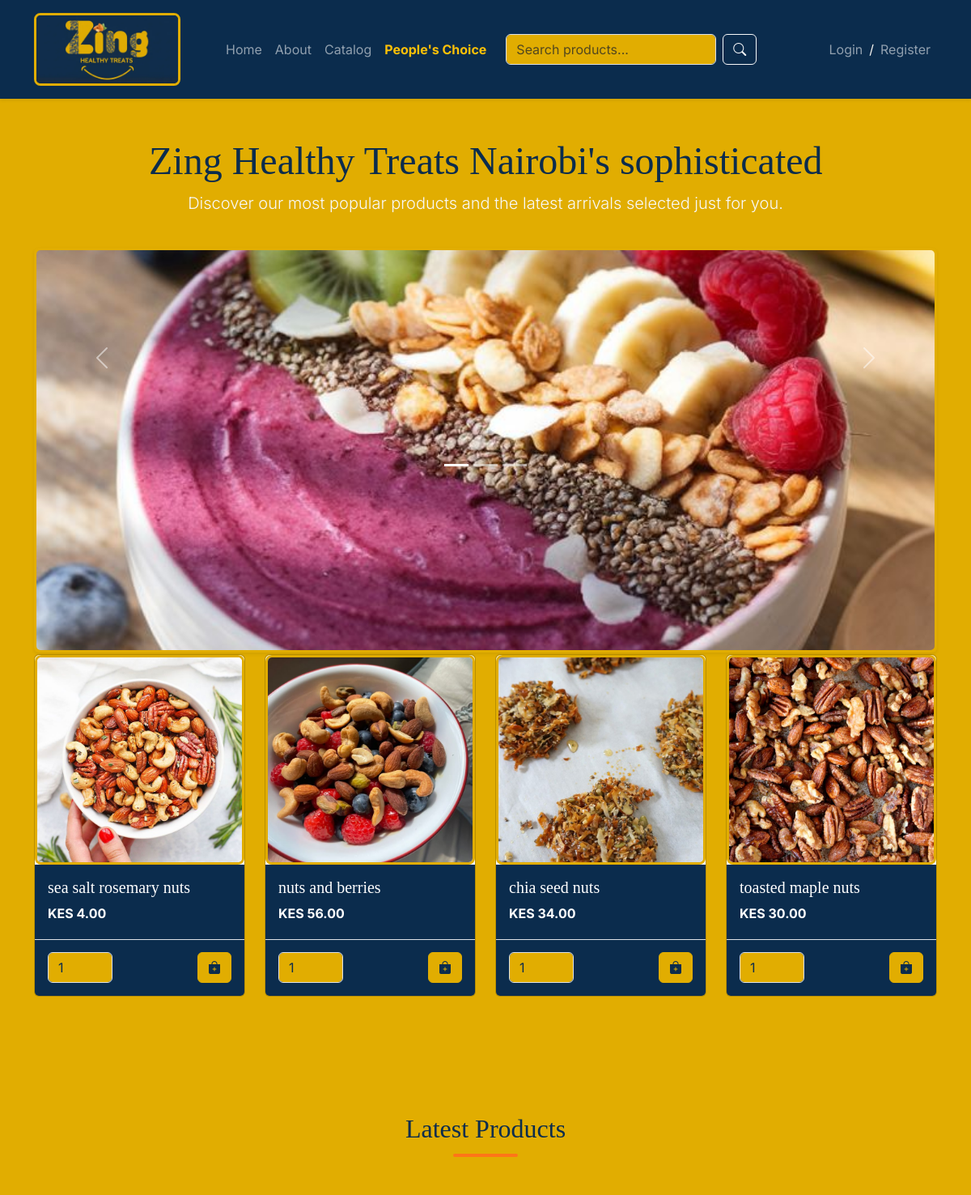
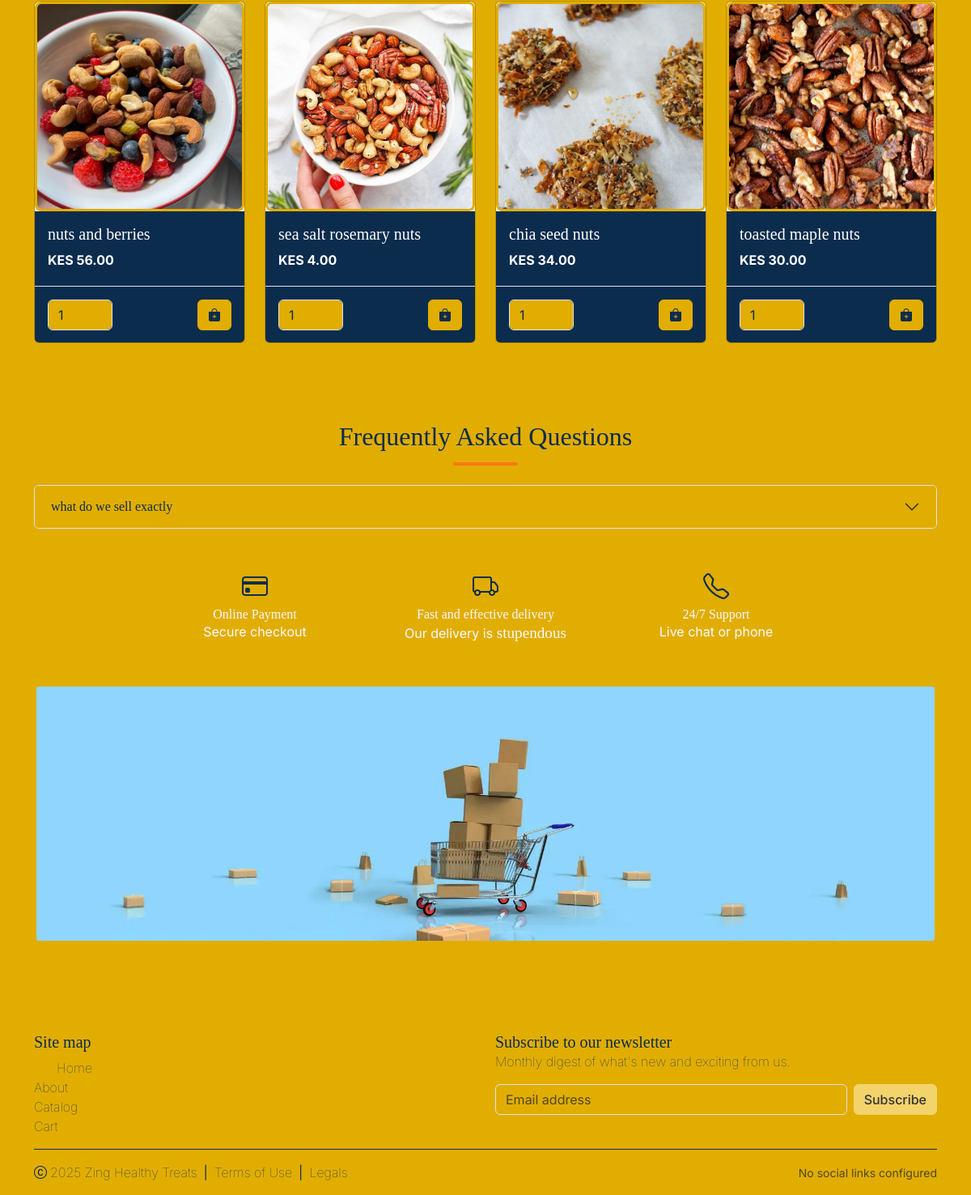
The page / on the database its author committed (2 pictures, top to bottom).
### app/models.py (models this page shows)
class CarouselImage(db.Model):
    id = db.Column(db.Integer, primary_key=True)
    image_filename = db.Column(db.String(128), nullable=False)
    created_at = db.Column(db.DateTime, default=datetime.utcnow)

class ProductImage(db.Model):
    id = db.Column(db.Integer, primary_key=True)
    product_id = db.Column(db.Integer, db.ForeignKey("product.id"), nullable=False)
    image_filename = db.Column(db.String(128), nullable=False)
    is_primary = db.Column(db.Boolean, default=False)

class Product(db.Model):
    id = db.Column(db.Integer, primary_key=True)
    date_added = db.Column(db.DateTime, nullable=False, default=datetime.utcnow)
    title = db.Column(db.String(100), nullable=False)
    description = db.Column(db.Text, nullable=False)
    image = db.Column(db.String(128), nullable=False, default="default_product.webp")
    price = db.Column(db.Float, nullable=False)
    quantity = db.Column(db.Integer, nullable=False, default=0)
    category_id = db.Column(db.Integer, db.ForeignKey("category.id"), nullable=True)
    is_peoples_choice = db.Column(db.Boolean, default=False)
    images = db.relationship("ProductImage", backref="product", lazy=True, cascade="all, delete-orphan")

class FAQ(db.Model):
    id = db.Column(db.Integer, primary_key=True)
    question = db.Column(db.String(255), nullable=False)
    answer = db.Column(db.Text, nullable=False)

### app/app.py (the view)
    @app.route("/")
    def index():
        carousel_images = CarouselImage.query.order_by(CarouselImage.created_at.desc()).all()
        faqs = FAQ.query.all()
        return render_template("main/index.html", title="Home", carousel_images=carousel_images, faqs=faqs)

### templates/main/index.html (shortened to what this page needs)
{% extends "base.html" %}
{% block content %}
<section class="mb-3" data-aos="fade-up">
    <div class="text-center">
        <h2 class="display-5 kinetic-text">Zing Healthy Treats Nairobi's sophisticated</h2>
    </div>
    <p class="lead text-center text-light" data-aos="fade-up" data-aos-delay="100">Discover our most popular products
        and the latest arrivals selected just for
        you.</p>
</section>
<section id="carousel" class="carousel slide mb-5 py-4" data-bs-ride="carousel" style="z-index: 1;">
    <div class="carousel-inner rounded shadow-sm">
        {% for image in carousel_images %}
        <div class="carousel-item {% if loop.first %}active{% endif %}">
            <img class="d-block w-100 object-fit-cover" style="height: 500px;"
                src="{{ url_for('static', filename='images/carousel/' + image.image_filename) }}"
                alt="Carousel slide {{ loop.index }}">
        </div>
        {% endfor %}
    </div>
    <div class="carousel-indicators">
        {% for image in carousel_images %}
        <button type="button" data-bs-target="#carousel" data-bs-slide-to="{{ loop.index0 }}"
            class="{% if loop.first %}active{% endif %}" aria-current="{% if loop.first %}true{% endif %}"
            aria-label="Slide {{ loop.index }}"></button>
        {% endfor %}
    </div>
    {% if carousel_images|length > 1 %}
    <button class="carousel-control-prev" type="button" data-bs-target="#carousel" data-bs-slide="prev">
        <span class="carousel-control-prev-icon" aria-hidden="true"></span>
    </button>
    <button class="carousel-control-next" type="button" data-bs-target="#carousel" data-bs-slide="next">
        <span class="carousel-control-next-icon" aria-hidden="true"></span>
    </button>
    {% endif %}
</section>
<section class="mb-5 py-5" id="top-products" data-aos="fade-up">
    <div class="text-center mb-5">
        <h2 class="section-title kinetic-text">{{ greeting or "Top Products" }}</h2>
    </div>
    <div class="row g-4 justify-content-center">
        {% for product in top_products %}
        <div class="col-12 col-md-6 col-lg-3">
            {% include "shop/product_card.html" %}
        </div>
        {% endfor %}
    </div>
</section>
<section class="mb-5 py-5">
    <div class="text-center mb-5">
        <h2 class="section-title">Latest Products</h2>
    </div>
    <div class="row g-4 justify-content-center">
        {% for product in latest_products %}
        <div class="col-12 col-md-6 col-lg-3">
            {% include "shop/product_card.html" %}
        </div>
        {% endfor %}
    </div>
</section>
<section class="mb-5">
    <h2 class="section-title text-center mb-4">Frequently Asked Questions</h2>
    <div id="faq-accordion" class="accordion">
        {% for faq in faqs %}
        <div class="accordion-item">
            <h3 class="accordion-header">
                <button class="accordion-button collapsed" type="button" data-bs-toggle="collapse"
                    data-bs-target="#faq-collapse-{{ loop.index }}" aria-expanded="false">
                    {{ faq.question }}
                </button>
            </h3>
        </div>
        {% else %}
        <p class="text-center text-danger">No FAQs available at the moment.</p>
        {% endfor %}
</section>
<section class="mb-5">
    <div class="row g-4 justify-content-center text-center">
        <div class="col-6 col-lg-3">
            <i class="bi bi-credit-card fs-2"></i>
            <h6 class="m-0 p-0 text-light">Online Payment</h6>
            <p class="m-0 p-0 text-light">Secure checkout</p>
        </div>
        <div class="col-6 col-lg-3">
            <i class="bi bi-truck fs-2"></i>
            <h6 class="m-0 p-0 text-light">Fast and effective delivery</h6>
            <p class="m-0 p-0 text-light">Our delivery is <span
                    style="font-family: 'Algerian', serif; font-size: 1.2em;">stupendous</span></p>
        </div>
        <div class="col-6 col-lg-3">
            <i class="bi bi-telephone fs-2"></i>
            <h6 class="m-0 p-0 text-light">24/7 Support</h6>
            <p class="m-0 p-0 text-light">Live chat or phone</p>
        </div>
    </div>
</section>
<section>
    <img id="thanks-img" class="mb-3 rounded d-block w-100" src="../../static/images/thanks.webp" alt="">
    <p class="m-0 p-0 lead text-center fw-bold" style="color: #E1AD01;">Thanks for visiting our store!</p>
</section>
{% endblock %}

### templates/shop/product_card.html (shortened to what this page needs)
<div class="card">
    <a class="text-decoration-none text-light" href="{{ url_for('product_detail', product_id=product.id) }}">
        <div class="ratio ratio-1x1 bg-light rounded-top overflow-hidden">
            {% if product.images %}
            <div id="carousel-{{ product.id }}" class="carousel slide h-100 product-card-carousel"
                data-bs-interval="false">
                <div class="carousel-inner h-100">
                    {% for img in product.images %}
                    <div class="carousel-item {% if loop.first %}active{% endif %} h-100">
                        <img class="d-block w-100 h-100 object-fit-cover hover-zoom"
                            src="{{ url_for('static', filename='images/product_pictures/' + img.image_filename) }}"
                            alt="{{ product.title }}" loading="lazy">
                    </div>
                    {% endfor %}
                </div>
            </div>
            {% else %}
            <img class="card-img-top img-fluid rounded-top h-100 object-fit-cover hover-zoom"
                src="{{ url_for('static', filename='images/product_pictures/' + product.image) }}"
                alt="{{ product.title }}" loading="lazy">
            {% endif %}
        </div>
        <div class="card-body bg-zing-blue">
            <h5 class="card-title text-white">{{ product.title }}</h5>
            <p class="mb-1 card-text text-white fw-bold">KES {{ "%.2f"|format(product.price) }}</p>
        </div>
    </a>
    <div class="card-footer border-top d-flex align-items-center justify-content-center bg-zing-blue"
        style="height: 70px;">
        {% if product.quantity > 0 %}
        <form class="w-100 d-flex justify-content-between align-items-center" method="POST"
            action="{{ url_for('add_to_cart', product_id=product.id) }}">
            <input class="me-2 form-control" style="width: 80px;" type="number" name="quantity" value="1" min="1">
            <button class="btn btn-primary" type="submit">
                <i class="bi bi-bag-plus-fill"></i>
            </button>
        </form>
        {% endif %}
    </div>
</div>

### static/css/style.css (style rules this page uses)
*, *::before, *::after { box-sizing: border-box; margin: 0; padding: 0; scroll-behavior: smooth; }
body { font-family: 'Inter', sans-serif; }
h1, h2, h3, h4, h5, h6, .navbar-brand, .display-1, .display-2, .display-3, .display-4, .display-5, .display-6, .section-title { font-family: 'Instrument Serif', serif; }
* { -moz-user-select: none; -ms-user-select: none; -webkit-user-select: none; user-select: none; }
input, textarea, select { -moz-user-select: text; -ms-user-select: text; -webkit-user-select: text; user-select: text; }
.section-title { padding-bottom: 1rem; position: relative; }
.section-title::after { width: 5rem; height: 0.25rem; position: absolute; left: 50%; bottom: 0; transform: translateX(-50%); content: ""; border-radius: 0.125rem; background-color: #800020; }
#carousel { width: 100%; height: 20rem; }
#carousel img { height: 20rem; object-fit: cover; object-position: center; }
#thanks-img { height: 20rem; object-fit: cover; object-position: bottom; }
:root { --bs-primary: #E1AD01; --bs-primary-rgb: 225, 173, 1; --bs-primary-bg-subtle: #FFF8E1; --bs-primary-border-subtle: #FFE082; --bs-primary-text-emphasis: #0B2C4D; --bs-dark: #0B2C4D; --bs-dark-rgb: 11, 44, 77; --bs-success: #F3D36B; --bs-success-rgb: 243, 211, 107; --bs-success-bg-subtle: #FAF7F2; --bs-success-border-subtle: #F3D36B; --bs-success-text-emphasis: #333333; --bs-body-bg: #E1AD01; --bs-body-color: #0B2C4D; }
.btn-primary { --bs-btn-color: #0B2C4D; --bs-btn-bg: #E1AD01; --bs-btn-border-color: #E1AD01; --bs-btn-hover-color: #0B2C4D; --bs-btn-hover-bg: #CCA000; --bs-btn-hover-border-color: #B58E00; --bs-btn-focus-shadow-rgb: 225, 173, 1; --bs-btn-active-color: #0B2C4D; --bs-btn-active-bg: #B58E00; --bs-btn-active-border-color: #A37F00; --bs-btn-disabled-color: #0B2C4D; --bs-btn-disabled-bg: #E1AD01; --bs-btn-disabled-border-color: #E1AD01; font-weight: 600; }
.bg-zing-blue { background-color: #0B2C4D !important; color: #FAF7F2; }
body { background-color: var(--bs-body-bg); color: var(--bs-body-color); }
.hover-zoom { transition: transform 0.5s ease; }
.overflow-hidden { overflow: hidden; }
.btn { transition: all 0.3s cubic-bezier(0.25, 0.8, 0.25, 1); }
.kinetic-text { display: inline-block; will-change: transform, font-weight; }
img { border: 3px solid #E1AD01; border-radius: 8px; }
.theme-halloween .section-title::after { background-color: #FF7518; }
.theme-halloween { border-color: #FF7518 !important; }

### rows shown on the page
CarouselImage: image_filename (picture)
Product: title "sea salt rosemary nuts", price "4.00"
ProductImage: image_filename (picture)
Product: title "nuts and berries", price "56.00"
ProductImage: image_filename (picture)
Product: title "chia seed nuts", price "34.00"
ProductImage: image_filename (picture)
Product: title "toasted maple nuts", price "30.00"
ProductImage: image_filename (picture)
FAQ: question "what do we sell exactly"
